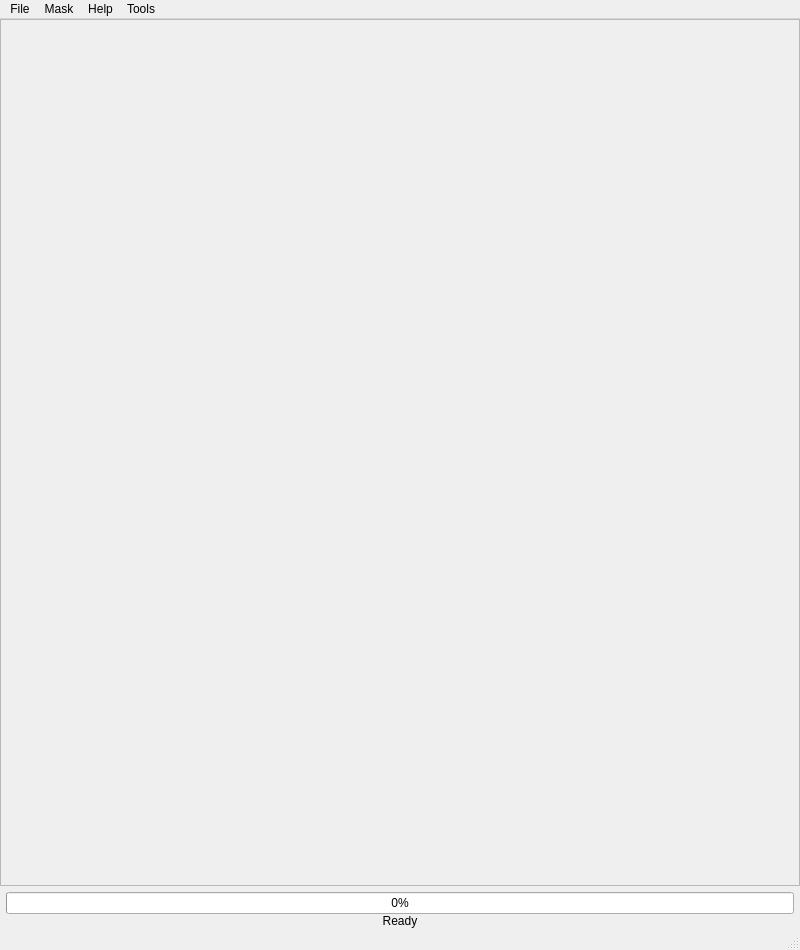
<?xml version="1.0" encoding="UTF-8"?>
<ui version="4.0">
 <class>MainWindow</class>
 <widget class="QMainWindow" name="MainWindow">
  <property name="geometry">
   <rect>
    <x>0</x>
    <y>0</y>
    <width>800</width>
    <height>950</height>
   </rect>
  </property>
  <property name="sizePolicy">
   <sizepolicy hsizetype="Preferred" vsizetype="Preferred">
    <horstretch>0</horstretch>
    <verstretch>0</verstretch>
   </sizepolicy>
  </property>
  <property name="minimumSize">
   <size>
    <width>800</width>
    <height>340</height>
   </size>
  </property>
  <property name="maximumSize">
   <size>
    <width>16777215</width>
    <height>16777215</height>
   </size>
  </property>
  <property name="windowTitle">
   <string>MJOLNIRGui</string>
  </property>
  <property name="windowOpacity">
   <double>1.000000000000000</double>
  </property>
  <widget class="QWidget" name="centralwidget">
   <property name="sizePolicy">
    <sizepolicy hsizetype="Expanding" vsizetype="Expanding">
     <horstretch>0</horstretch>
     <verstretch>0</verstretch>
    </sizepolicy>
   </property>
   <layout class="QVBoxLayout" name="verticalLayout_2">
    <property name="spacing">
     <number>0</number>
    </property>
    <property name="leftMargin">
     <number>0</number>
    </property>
    <property name="topMargin">
     <number>0</number>
    </property>
    <property name="rightMargin">
     <number>0</number>
    </property>
    <property name="bottomMargin">
     <number>0</number>
    </property>
    <item>
     <widget class="QScrollArea" name="scrollArea">
      <property name="sizePolicy">
       <sizepolicy hsizetype="Expanding" vsizetype="Expanding">
        <horstretch>0</horstretch>
        <verstretch>0</verstretch>
       </sizepolicy>
      </property>
      <property name="lineWidth">
       <number>0</number>
      </property>
      <property name="widgetResizable">
       <bool>true</bool>
      </property>
      <widget class="QWidget" name="scrollAreaWidgetContents">
       <property name="geometry">
        <rect>
         <x>0</x>
         <y>0</y>
         <width>798</width>
         <height>851</height>
        </rect>
       </property>
       <layout class="QHBoxLayout" name="horizontalLayout_2">
        <item>
         <layout class="QVBoxLayout" name="verticalLayout">
          <property name="sizeConstraint">
           <enum>QLayout::SetNoConstraint</enum>
          </property>
          <item>
           <widget class="QWidget" name="fixedOpen" native="true">
            <property name="sizePolicy">
             <sizepolicy hsizetype="Expanding" vsizetype="Fixed">
              <horstretch>0</horstretch>
              <verstretch>0</verstretch>
             </sizepolicy>
            </property>
            <property name="minimumSize">
             <size>
              <width>200</width>
              <height>300</height>
             </size>
            </property>
           </widget>
          </item>
          <item>
           <widget class="QWidget" name="collapsibleContainer" native="true"/>
          </item>
         </layout>
        </item>
       </layout>
      </widget>
     </widget>
    </item>
    <item>
     <layout class="QVBoxLayout" name="verticalLayout_3">
      <property name="leftMargin">
       <number>6</number>
      </property>
      <property name="topMargin">
       <number>6</number>
      </property>
      <property name="rightMargin">
       <number>6</number>
      </property>
      <item>
       <widget class="QProgressBar" name="progressBar">
        <property name="sizePolicy">
         <sizepolicy hsizetype="Preferred" vsizetype="Fixed">
          <horstretch>0</horstretch>
          <verstretch>0</verstretch>
         </sizepolicy>
        </property>
        <property name="value">
         <number>0</number>
        </property>
       </widget>
      </item>
      <item>
       <widget class="QLabel" name="progressBar_label">
        <property name="sizePolicy">
         <sizepolicy hsizetype="Preferred" vsizetype="Preferred">
          <horstretch>0</horstretch>
          <verstretch>0</verstretch>
         </sizepolicy>
        </property>
        <property name="text">
         <string>Ready</string>
        </property>
        <property name="alignment">
         <set>Qt::AlignCenter</set>
        </property>
       </widget>
      </item>
     </layout>
    </item>
   </layout>
  </widget>
  <widget class="QMenuBar" name="menubar">
   <property name="geometry">
    <rect>
     <x>0</x>
     <y>0</y>
     <width>800</width>
     <height>22</height>
    </rect>
   </property>
   <widget class="QMenu" name="menuFile">
    <property name="title">
     <string>File</string>
    </property>
    <addaction name="actionSave_GUI_state"/>
    <addaction name="actionLoad_GUI_state"/>
    <addaction name="separator"/>
    <addaction name="actionGenerate_View3d_script"/>
    <addaction name="actionGenerate_QELine_script"/>
    <addaction name="actionGenerate_QPlane_script"/>
    <addaction name="actionGenerate_1d_script"/>
    <addaction name="separator"/>
    <addaction name="actionClose_Windows"/>
    <addaction name="actionSettings"/>
    <addaction name="actionExit"/>
   </widget>
   <widget class="QMenu" name="menuMask">
    <property name="title">
     <string>Mask</string>
    </property>
    <addaction name="actionOpen_mask_gui"/>
    <addaction name="actionLoad_mask"/>
   </widget>
   <widget class="QMenu" name="menuHelp">
    <property name="title">
     <string>Help</string>
    </property>
    <addaction name="actionAbout"/>
    <addaction name="actionHelp"/>
   </widget>
   <widget class="QMenu" name="menuTools">
    <property name="title">
     <string>Tools</string>
    </property>
    <addaction name="actionPredictionWidget"/>
    <addaction name="actionMolecularWeight"/>
    <addaction name="actionNeutronCalculations"/>
    <addaction name="actionNormalizationWidget"/>
    <addaction name="actionElectronicLogbook"/>
   </widget>
   <addaction name="menuFile"/>
   <addaction name="menuMask"/>
   <addaction name="menuHelp"/>
   <addaction name="menuTools"/>
  </widget>
  <widget class="QStatusBar" name="statusbar"/>
  <action name="actionSave_GUI_state">
   <property name="text">
    <string>Save GUI state</string>
   </property>
  </action>
  <action name="actionLoad_GUI_state">
   <property name="text">
    <string>Load GUI state</string>
   </property>
  </action>
  <action name="actionGenerate_View3d_script">
   <property name="text">
    <string>Generate View3D script</string>
   </property>
  </action>
  <action name="actionGenerate_QELine_script">
   <property name="text">
    <string>Generate QELine script</string>
   </property>
  </action>
  <action name="actionGenerate_QPlane_script">
   <property name="text">
    <string>Generate QPlane script</string>
   </property>
  </action>
  <action name="actionGenerate_1d_script">
   <property name="text">
    <string>Generate 1D script</string>
   </property>
  </action>
  <action name="actionExit">
   <property name="text">
    <string>Exit</string>
   </property>
  </action>
  <action name="actionOpen_mask_gui">
   <property name="text">
    <string>Open Mask GUI</string>
   </property>
  </action>
  <action name="actionLoad_mask">
   <property name="text">
    <string>Load Mask</string>
   </property>
  </action>
  <action name="actionAbout">
   <property name="text">
    <string>About</string>
   </property>
  </action>
  <action name="actionHelp">
   <property name="text">
    <string>Help</string>
   </property>
  </action>
  <action name="actionChange_Theme">
   <property name="text">
    <string>Change Theme</string>
   </property>
  </action>
    <action name="actionSettings">
   <property name="text">
    <string>Settings</string>
   </property>
  </action>
  <action name="actionClose_Windows">
   <property name="text">
    <string>Close Windows</string>
   </property>
  </action>
 </widget>
 <resources/>
 <connections/>
</ui>
